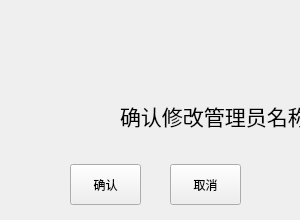
  <widget class="QWidget" name="widget_warn_man_id" native="true">
   <property name="geometry">
    <rect>
     <x>380</x>
     <y>170</y>
     <width>300</width>
     <height>220</height>
    </rect>
   </property>
   <property name="styleSheet">
    <string notr="true">#widget_warn_man_id
{
	background-image: url(:/picture/warnbackground.png);
}</string>
   </property>
   <widget class="QToolButton" name="toolButton_warn_manid_enter">
    <property name="geometry">
     <rect>
      <x>70</x>
      <y>164</y>
      <width>71</width>
      <height>41</height>
     </rect>
    </property>
    <property name="text">
     <string>确认</string>
    </property>
   </widget>
   <widget class="QToolButton" name="toolButton_warn_manid_cancel">
    <property name="geometry">
     <rect>
      <x>170</x>
      <y>164</y>
      <width>71</width>
      <height>41</height>
     </rect>
    </property>
    <property name="text">
     <string>取消</string>
    </property>
   </widget>
   <widget class="QLabel" name="label_5">
    <property name="geometry">
     <rect>
      <x>20</x>
      <y>70</y>
      <width>81</width>
      <height>81</height>
     </rect>
    </property>
    <property name="styleSheet">
     <string notr="true">border-image: url(:/picture/jinggao.png);</string>
    </property>
    <property name="text">
     <string/>
    </property>
   </widget>
   <widget class="QLabel" name="label_12">
    <property name="geometry">
     <rect>
      <x>120</x>
      <y>95</y>
      <width>191</width>
      <height>41</height>
     </rect>
    </property>
    <property name="font">
     <font>
      <pointsize>16</pointsize>
     </font>
    </property>
    <property name="text">
     <string>确认修改管理员名称？</string>
    </property>
   </widget>
  </widget>
